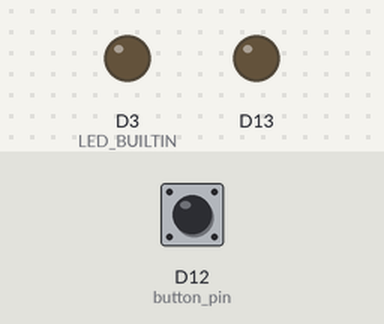
Bench run of a sketch on a simulated nRF52 board. On the bench: output pins drawn as LEDs (lit = HIGH). The inputs (shaded band) are chosen by the test bench; at power-on: D12 (button_pin) LOW. A phone connects over Bluetooth LE 3 s after start; what the sketch prints to the serial monitor is not drawn.

Above: at 1.2 s.
1.3 s: D12 (button_pin) pulled HIGH for 0.15 s
At 1.37 s:
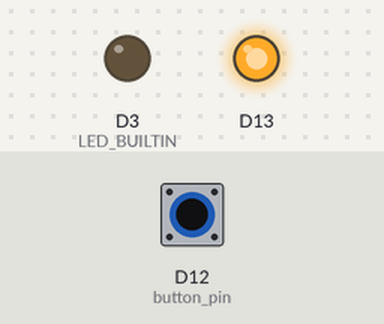
2.9 s: D12 (button_pin) pulled HIGH for 3.2 s
At 6.8 s:
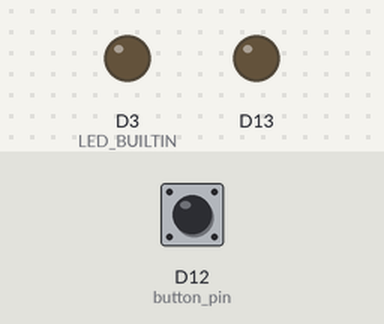
Timing chart, 0 to 8.3 s (numbered marks = the images above; inputs shaded):
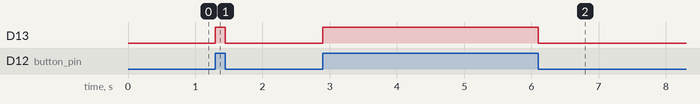

Measured:
- after the input at 1.3 s, D13: LOW → HIGH at once, → LOW 0.15 s later
- after the input at 2.9 s, D13: LOW → HIGH at once, → LOW 3.2 s later

The sketch:

candy-chute-client.ino
```cpp
#include <Arduino.h>
#include <bluefruit.h>

#define VERSION "cc-client-0.1"

#define BLE_UUID_BAT_SERVICE 0x1235
#define BLE_UUID_BAT_MEASUREMENT_CHAR 0x1236

#define BLE_UUID_PARAM_SERVICE 0x5678
#define BLE_UUID_PARAM_MEASUREMENT_CHAR 0x5679

volatile bool heater_on = false;

const uint8_t LBS_UUID_BASE[16] = {0x23, 0xD1, 0xBC, 0xEA, 0x5F, 0x78, 0x23, 0x15, 0xDE, 0xEF, 0x12, 0x12, 0x00, 0x00, 0x00, 0x00};
const uint8_t LBS_UUID_SERVICE[16] = {0x23, 0xD1, 0xBC, 0xEA, 0x5F, 0x78, 0x23, 0x15, 0xDE, 0xEF, 0x12, 0x12, 0x23, 0x15, 0x00, 0x00};
const uint8_t LBS_UUID_BUTTON_CHAR[16] = {0x23, 0xD1, 0xBC, 0xEA, 0x5F, 0x78, 0x23, 0x15, 0xDE, 0xEF, 0x12, 0x12, 0x24, 0x15, 0x00, 0x00};
const uint8_t LBS_UUID_LED_CHAR[16] = {0x23, 0xD1, 0xBC, 0xEA, 0x5F, 0x78, 0x23, 0x15, 0xDE, 0xEF, 0x12, 0x12, 0x25, 0x15, 0x00, 0x00};

// 1. Declare device information service
BLEDis dis;

// 3. Declare LED service
BLEService led_service = BLEService(BLEUuid(LBS_UUID_SERVICE));
BLECharacteristic btn_characteristic = BLECharacteristic(BLEUuid(LBS_UUID_BUTTON_CHAR));
BLECharacteristic led_characteristic = BLECharacteristic(BLEUuid(LBS_UUID_LED_CHAR));

void set_up_services() {
    // 1. Set up device information service
    dis.setManufacturer("Reece");
    dis.begin();

    // 2. Set up LED service
    led_service.begin();
    btn_characteristic.setProperties(CHR_PROPS_NOTIFY | CHR_PROPS_READ);
    btn_characteristic.setPermission(SECMODE_OPEN, SECMODE_OPEN);
    btn_characteristic.setMaxLen(10);
    btn_characteristic.begin();
}

void start_advertising()
{
  // Secondary Scan Response packet (optional)
  // Since there is no room for 'Name' in Advertising packet
  Bluefruit.ScanResponse.addName();

  /* Start Advertising
   * - Enable auto advertising if disconnected
   * - Timeout for fast mode is 30 seconds
   * - Start(timeout) with timeout = 0 will advertise forever (until connected)
   */
  Bluefruit.Advertising.restartOnDisconnect(true);
  Bluefruit.Advertising.setInterval(160, 160);    // in unit of 0.625 ms
  Bluefruit.Advertising.setFastTimeout(30);      // number of seconds in fast mode

  Bluefruit.Advertising.addService(dis);

  Bluefruit.Advertising.start(0);                // 0 = Don't stop advertising after n seconds
}

void on_disconnect(uint16_t conn_handle, uint8_t reason) {
    reset_state();
}

volatile bool send_notification = false;
uint8_t counter = 0;

void button_isr() {
    send_notification = true;
    digitalToggle(13);
}

void setup() {
  pinMode(LED_BUILTIN, OUTPUT);
  pinMode(13, OUTPUT);
  int button_pin = 12;
  pinMode(button_pin, INPUT);
  attachInterrupt(digitalPinToInterrupt(button_pin), button_isr, CHANGE);

  digitalWrite(13, LOW);
  Serial.begin(115200);
  /* while ( !Serial ) delay(10);   // for nrf52840 with native usb */

  Bluefruit.begin();

  // Use blue LED as debugging tool to indicate advertising vs. connected states
  Bluefruit.autoConnLed(true);
  Bluefruit.setTxPower(0);    // Check bluefruit.h for supported values
  Bluefruit.setName("candy-chute-client");

  set_up_services();
  start_advertising();

  btn_characteristic.write8(counter);
  counter += 1;
}

bool playback = false;
void reset_state() {
    playback = false;
}

uint8_t data[1] = {0x01};

void loop() {
    if (Bluefruit.connected()) {
        playback = true;
        if (send_notification) {
            btn_characteristic.notify(data, 1);
            send_notification = false;
            delay(1000);
        }
    } else {
        if (playback) {
            // We were playing back a sample, but BLE client disconnected
            Serial.println("err connection-abort");
            reset_state();
            return;
        } else {
            // Still awaiting a connection
            Serial.println("awaiting connection");
            delay(100);
        }
    }
}
```
